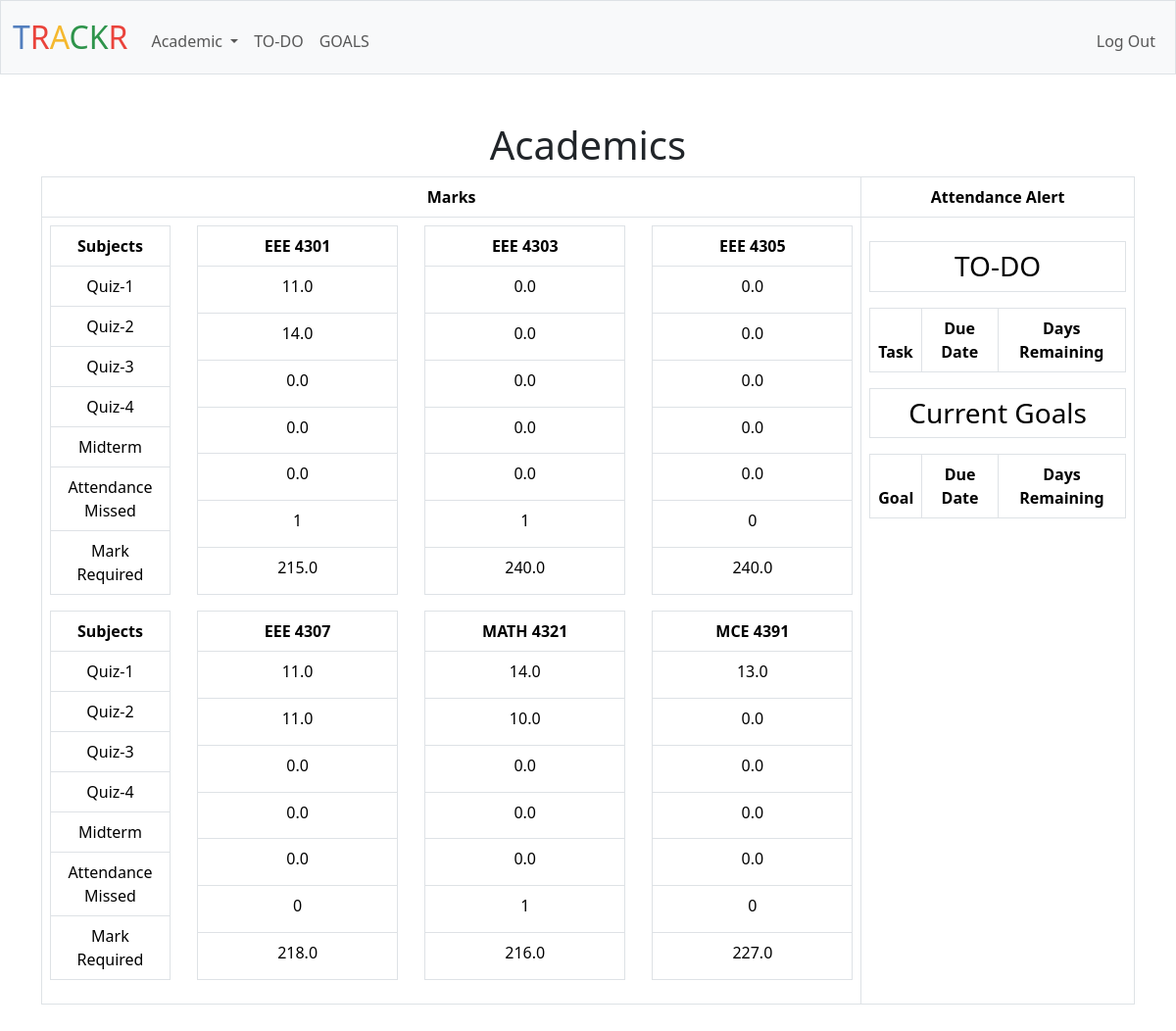
The app's page / (signed in) with its own data.
### tables this page shows
CREATE TABLE EEE_4301 (student_id INTEGER, quiz1 REAL DEFAULT 0, quiz2 REAL DEFAULT 0, quiz3 REAL DEFAULT 0, quiz4 REAL DEFAULT 0, midterm REAL DEFAULT 0, missing_attendance INTEGER DEFAULT 0, credit INTEGER, FOREIGN KEY(student_id) REFERENCES students(id));

CREATE TABLE EEE_4303 (student_id INTEGER, quiz1 REAL DEFAULT 0, quiz2 REAL DEFAULT 0, quiz3 REAL DEFAULT 0, quiz4 REAL DEFAULT 0, midterm REAL DEFAULT 0, missing_attendance INTEGER DEFAULT 0, credit INTEGER, FOREIGN KEY(student_id) REFERENCES students(id));

CREATE TABLE EEE_4305 (student_id INTEGER, quiz1 REAL DEFAULT 0, quiz2 REAL DEFAULT 0, quiz3 REAL DEFAULT 0, quiz4 REAL DEFAULT 0, midterm REAL DEFAULT 0, missing_attendance INTEGER DEFAULT 0, credit INTEGER, FOREIGN KEY(student_id) REFERENCES students(id));

CREATE TABLE EEE_4307 (student_id INTEGER, quiz1 REAL DEFAULT 0, quiz2 REAL DEFAULT 0, quiz3 REAL DEFAULT 0, quiz4 REAL DEFAULT 0, midterm REAL DEFAULT 0, missing_attendance INTEGER DEFAULT 0, credit INTEGER, FOREIGN KEY(student_id) REFERENCES students(id));

CREATE TABLE MATH_4321 (student_id INTEGER, quiz1 REAL DEFAULT 0, quiz2 REAL DEFAULT 0, quiz3 REAL DEFAULT 0, quiz4 REAL DEFAULT 0, midterm REAL DEFAULT 0, missing_attendance INTEGER DEFAULT 0, credit INTEGER, FOREIGN KEY(student_id) REFERENCES students(id));

CREATE TABLE MCE_4391 (student_id INTEGER, quiz1 REAL DEFAULT 0, quiz2 REAL DEFAULT 0, quiz3 REAL DEFAULT 0, quiz4 REAL DEFAULT 0, midterm REAL DEFAULT 0, missing_attendance INTEGER DEFAULT 0, credit INTEGER, FOREIGN KEY(student_id) REFERENCES students(id));

### app.py (the view)
@app.route("/")
@login_required
def index():
    student_id = session["user_id"]
    subjects_json = db.execute("SELECT subjects FROM students WHERE id = ?", student_id)[0]["subjects"]
    subjects = json.loads(subjects_json)
    subjects_info = []
    for subject in subjects:
        sanitized_subject = re.sub(r'\W+', '_', subject)
        subject_info = db.execute(f"SELECT quiz1, quiz2, quiz3, quiz4, midterm, missing_attendance, credit FROM {sanitized_subject} WHERE student_id = ?", student_id)[0]
        subjects_info.append({"name": subject, "info": subject_info})
    goals_json = db.execute("SELECT goals FROM students WHERE id = ?", session["user_id"])[0]["goals"]
    tasks_json = db.execute("SELECT todos FROM students WHERE id = ?", session["user_id"])
    if goals_json:
        goals=json.loads(goals_json)
    else:
        goals=[]
    if tasks_json and tasks_json[0]["todos"]:
        tasks = json.loads(tasks_json[0]["todos"])
    else:
        tasks = []
    return render_template("index.html", subjects=subjects_info, goals=goals,tasks=tasks)

### app.py (called while the page is built)
@app.after_request
def after_request(response):
    response.headers["Cache-Control"] = "no-cache, no-store, must-revalidate"
    response.headers["Expires"] = 0
    response.headers["Pragma"] = "no-cache"
    return response

### helpers.py (called while the page is built)
def login_required(f):
    @wraps(f)
    def decorated_function(*args, **kwargs):
        if session.get("user_id") is None:
            return redirect("/login")
        return f(*args, **kwargs)
    return decorated_function

### templates/index.html (shortened to what this page needs)
{% extends "layout.html" %}
{% block main %}
<h1>Academics</h1>
<table class="table table-bordered">
  <thead class="thead-dark">
    <tr>
      <th style="width: 75%;">Marks</th>
      <th style="width: 25%;">Attendance Alert</th>
    </tr>
  </thead>
  <tbody>
    <tr>
      <td style="width: 75%;">
        <div class="d-flex justify-content-between flex-wrap">
          <table class="table table-bordered mb-3" style="width: 15%;">
            <thead class="thead-light">
              <tr>
                <th>Subjects</th>
              </tr>
            </thead>
            <tbody>
              <tr><td>Quiz-1</td></tr>
              <tr><td>Quiz-2</td></tr>
              <tr><td>Quiz-3</td></tr>
              <tr><td>Quiz-4</td></tr>
              <tr><td>Midterm</td></tr>
              <tr><td>Attendance Missed</td></tr>
              <tr><td>Mark Required</td></tr>
            </tbody>
          </table>
          {% for subject in subjects %}
          <table class="table table-bordered mb-3" style="width: 25%;">
            <thead class="thead-light">
              <tr>
                <th>{{ subject.name }}</th>
              </tr>
            </thead>
            <tbody>
              {% set values = subject['info'].values() | list %}
              {% set quiz = values[:4] | sort(reverse=True) %}
              {% set marks = quiz[:3] | sum + values[4] %}
              {% for value in values[:-1] %}
              <tr>
                <td>{{ value }}</td>
              </tr>
              {% endfor %}
              <tr>
                <td>{{ values[-1] * 80 - marks }}</td>
              </tr>
            </tbody>
          </table>
          {% if loop.index % 3 == 0 and loop.index < subjects | length %}
          </div>
          <div class="d-flex justify-content-between flex-wrap">
            <table class="table table-bordered mb-3" style="width: 15%;">
              <thead class="thead-light">
                <tr>
                  <th>Subjects</th>
                </tr>
              </thead>
              <tbody>
                <tr><td>Quiz-1</td></tr>
                <tr><td>Quiz-2</td></tr>
                <tr><td>Quiz-3</td></tr>
                <tr><td>Quiz-4</td></tr>
                <tr><td>Midterm</td></tr>
                <tr><td>Attendance Missed</td></tr>
                <tr><td>Mark Required</td></tr>
              </tbody>
            </table>
          {% endif %}
          {% endfor %}
        </div>
      </td>
      <td style="width: 25%;">
        <h3 class="border p-2 my-3 text-center">TO-DO</h3>
        <table class="table table-bordered">
          <thead>
            <tr>
              <th>Task</th>
              <th>Due Date</th>
              <th>Days Remaining</th>
            </tr>
          </thead>
        </table>
        <h3 class="border p-2 my-3 text-center">Current Goals</h3>
        <table class="table table-bordered">
          <thead>
            <tr>
              <th>Goal</th>
              <th>Due Date</th>
              <th>Days Remaining</th>
            </tr>
          </thead>
        </table>
      </td>
    </tr>
  </tbody>
</table>
{% endblock %}

### templates/layout.html (shortened to what this page needs)
<!DOCTYPE html>
<html lang="en">
<head>
    <link href="https://cdn.jsdelivr.net/npm/bootstrap@5.3.3/dist/css/bootstrap.min.css" rel="stylesheet">
    <link href="/static/styles.css" rel="stylesheet">
</head>
    <body>
        <nav class="bg-light border navbar navbar-expand-md navbar-light">
            <div class="container-fluid">
                <a class="navbar-brand" href="/"><span class="blue">T</span><span class="red">R</span><span class="yellow">A</span><span class="green">CK</span><span class="red">R</span></a>
                <div class="collapse navbar-collapse" id="navbar">
                    {% if session["user_id"] %}
                        <ul class="navbar-nav me-auto mt-2">
                            <li class="nav-item dropdown">
                                <a class="nav-link dropdown-toggle" href="#" id="academicDropdown" role="button" data-bs-toggle="dropdown" aria-expanded="false">
                                    Academic
                                </a>
                            </li>
                          <li class="nav-item"><a class="nav-link" href="/todo">TO-DO</a></li>
                            <li class="nav-item"><a class="nav-link" href="/goals">GOALS</a></li>
                        </ul>
                        <ul class="navbar-nav ms-auto mt-2">
                            <li class="nav-item"><a class="nav-link" href="/logout">Log Out</a></li>
                        </ul>
                    {% else %}
                        <ul class="navbar-nav ms-auto mt-2">
                            <li class="nav-item"><a class="nav-link" href="/register">Register</a></li>
                            <li class="nav-item"><a class="nav-link" href="/login">Log In</a></li>
                        </ul>
                    {% endif %}
                </div>
            </div>
        </nav>
        <main class="container py-5 text-center">
            {% block main %}{% endblock %}
        </main>
    </body>
</html>

### static/styles.css (style rules this page uses)
nav .navbar-brand { font-size: xx-large; }
nav .navbar-brand .blue { color: #537fbe; }
nav .navbar-brand .red { color: #ea433b; }
nav .navbar-brand .yellow { color: #f5b82e; }
nav .navbar-brand .green { color: #2e944b; }

### records on screen
EEE_4301: quiz1 "11.0", quiz2 "14.0", quiz3 "0.0", quiz4 "0.0", midterm "0.0", values[-1]*80-marks "215.0"
EEE_4303: quiz1 "0.0", quiz2 "0.0", quiz3 "0.0", quiz4 "0.0", midterm "0.0", values[-1]*80-marks "240.0"
EEE_4305: quiz1 "0.0", quiz2 "0.0", quiz3 "0.0", quiz4 "0.0", midterm "0.0", values[-1]*80-marks "240.0"
EEE_4307: quiz1 "11.0", quiz2 "11.0", quiz3 "0.0", quiz4 "0.0", midterm "0.0", values[-1]*80-marks "218.0"
MATH_4321: quiz1 "14.0", quiz2 "10.0", quiz3 "0.0", quiz4 "0.0", midterm "0.0", values[-1]*80-marks "216.0"
MCE_4391: quiz1 "13.0", quiz2 "0.0", quiz3 "0.0", quiz4 "0.0", midterm "0.0", values[-1]*80-marks "227.0"

### other values on screen
{{ subject.name }} "EEE 4301" "EEE 4303" "EEE 4305" "EEE 4307" "MATH 4321" "MCE 4391"
{{ value }} "1" "1" "0" "0" "1" "0"
